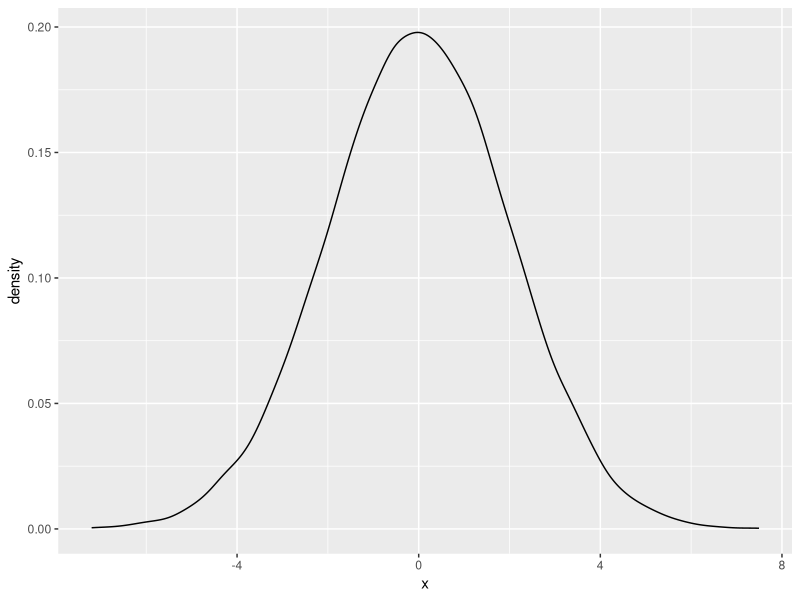
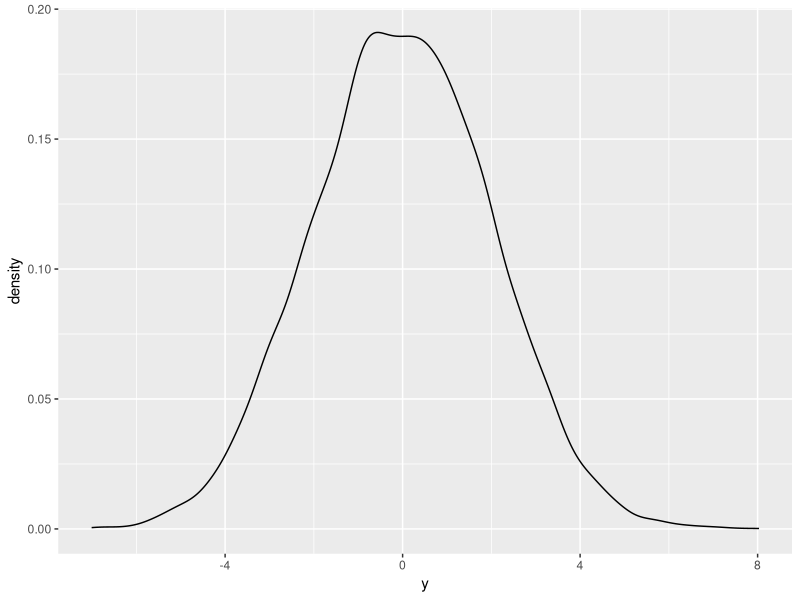
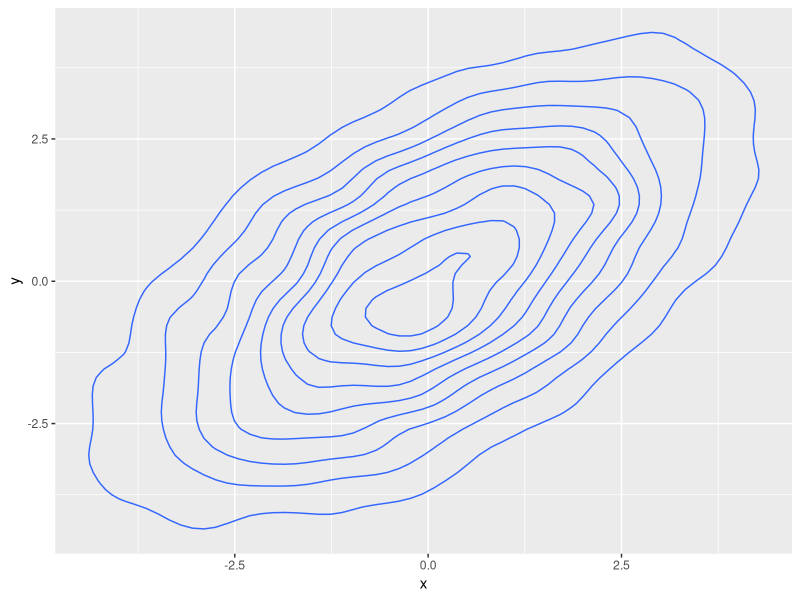
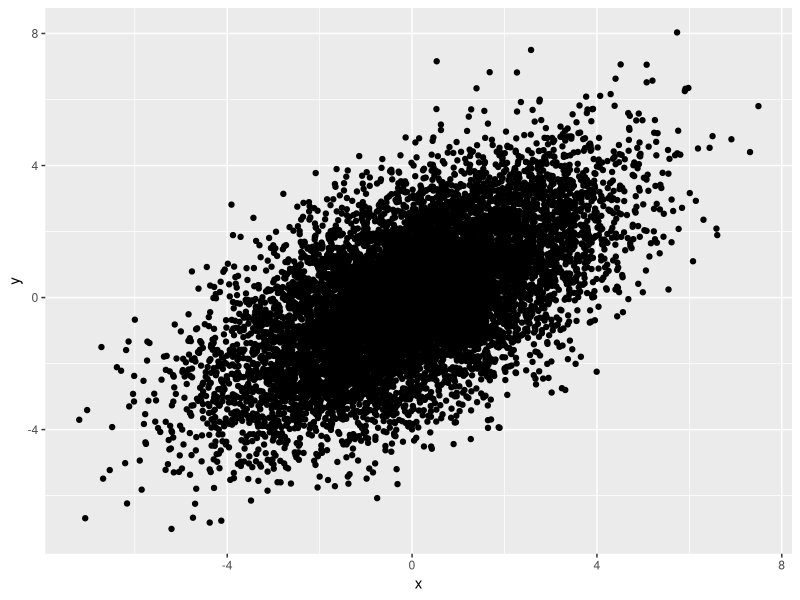
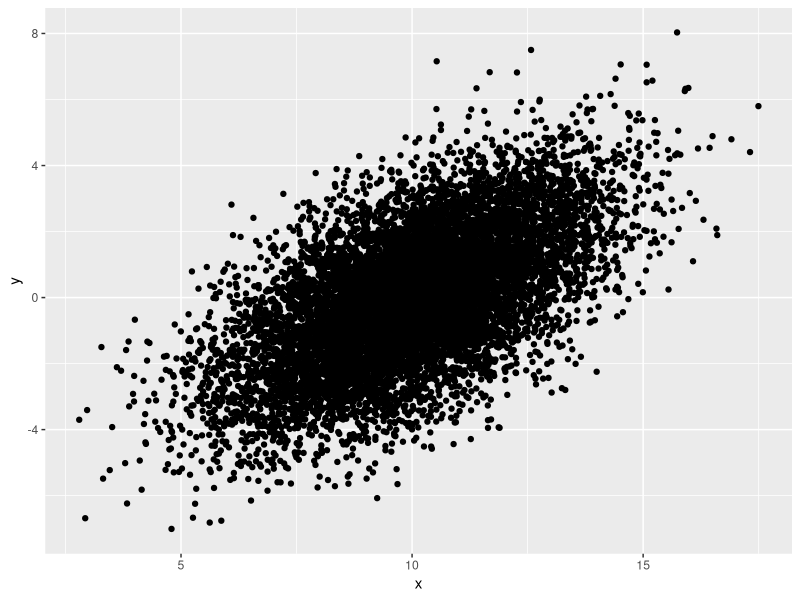
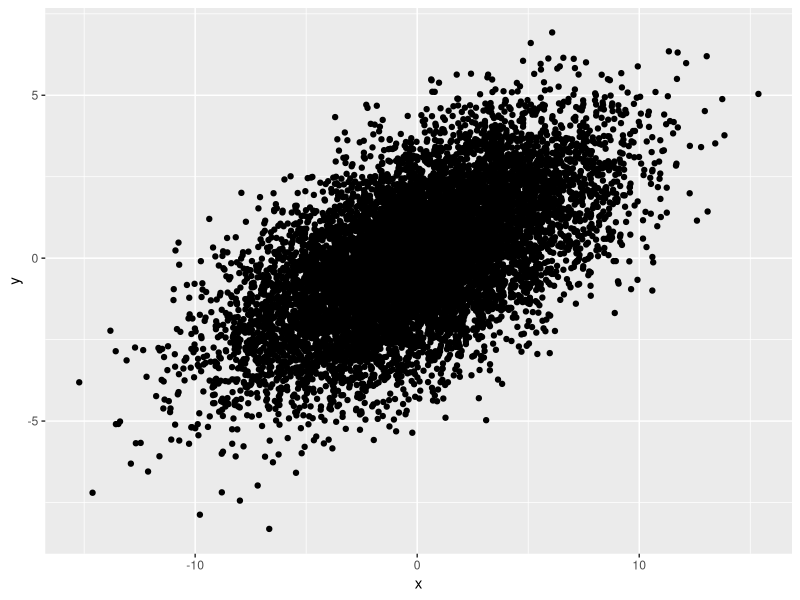
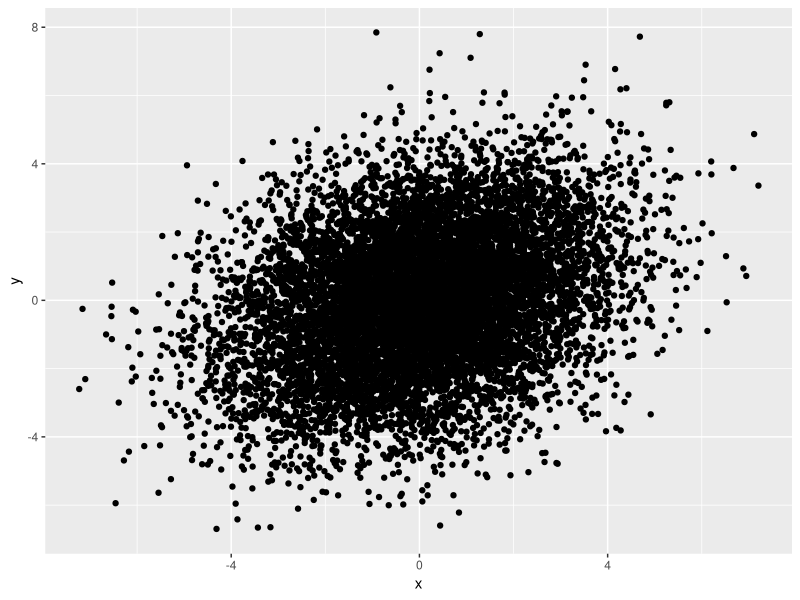
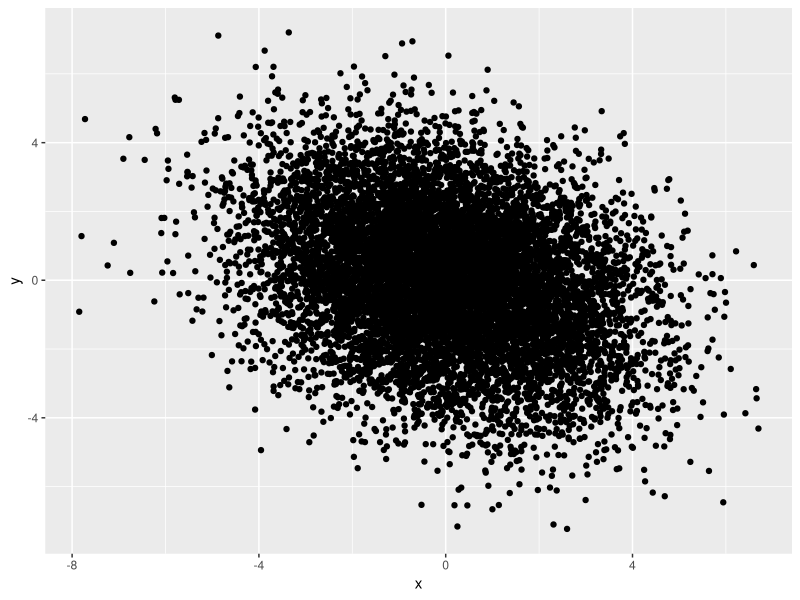

The R script that drew these images, in order:
#3 Aula diurno cap 7

library(ggplot2)
library(tidyverse)

# vetor de médias
set.seed(123)
vetor_media <- c(0,0)

sigma_x <- 2
sigma_y <- 2
rho <- .6

matriz_var_cov <- matrix(c(sigma_x^2, rho*sigma_x*sigma_y, 
                           rho*sigma_x*sigma_y, sigma_y^2 ),
                         nrow=2)

norm_bivariada <- MASS::mvrnorm(n = 10000,
                                mu = vetor_media, Sigma  = matriz_var_cov)

bivariada_tibble1 <- as_tibble(norm_bivariada, 
                               .name_repair =
                                 "universal") %>%
  rename(x = '...1', 
         y = '...2')

bivariada_tibble1 %>%
  ggplot(aes(x)) + geom_density()

bivariada_tibble1 %>%
  ggplot(aes(y)) + geom_density()

bivariada_tibble1 %>%
  ggplot(aes(x, y)) + geom_density_2d()

bivariada_tibble1 %>%
  ggplot(aes(x, y)) + geom_point()

bivariada_tibble1 <- bivariada_tibble1 %>%
  mutate(x = x + 10)

bivariada_tibble1 %>%
  ggplot(aes(x, y)) + geom_point()

# var (x) é 16
set.seed(123)
vetor_media <- c(0,0)

sigma_x <- 4
sigma_y <- 2
rho <- .6

matriz_var_cov <- matrix(c(sigma_x^2, rho*sigma_x*sigma_y, 
                           rho*sigma_x*sigma_y, sigma_y^2 ),
                         nrow=2)

norm_bivariada <- MASS::mvrnorm(n = 10000,
                                mu = vetor_media, Sigma  = matriz_var_cov)

bivariada_tibble1 <- as_tibble(norm_bivariada, 
                               .name_repair =
                                 "universal") %>%
  rename(x = '...1', 
         y = '...2')

bivariada_tibble1 %>%
  ggplot(aes(x, y)) + geom_point()


#correlação é .3
set.seed(123)
vetor_media <- c(0,0)

sigma_x <- 2
sigma_y <- 2
rho <- .3

matriz_var_cov <- matrix(c(sigma_x^2, rho*sigma_x*sigma_y, 
                           rho*sigma_x*sigma_y, sigma_y^2 ),
                         nrow=2)

norm_bivariada <- MASS::mvrnorm(n = 10000,
                                mu = vetor_media, Sigma  = matriz_var_cov)

bivariada_tibble1 <- as_tibble(norm_bivariada, 
                               .name_repair =
                                 "universal") %>%
  rename(x = '...1', 
         y = '...2')

bivariada_tibble1 %>%
  ggplot(aes(x, y)) + geom_point()


#correlação é -.3
set.seed(123)
vetor_media <- c(0,0)

sigma_x <- 2
sigma_y <- 2
rho <- -.3

matriz_var_cov <- matrix(c(sigma_x^2, rho*sigma_x*sigma_y, 
                           rho*sigma_x*sigma_y, sigma_y^2 ),
                         nrow=2)

norm_bivariada <- MASS::mvrnorm(n = 10000,
                                mu = vetor_media, Sigma  = matriz_var_cov)

bivariada_tibble1 <- as_tibble(norm_bivariada, 
                               .name_repair =
                                 "universal") %>%
  rename(x = '...1', 
         y = '...2')

bivariada_tibble1 %>%
  ggplot(aes(x, y)) + geom_point()

#correlação é -.9
set.seed(123)
vetor_media <- c(0,0)

sigma_x <- 2
sigma_y <- 2
rho <- -.9

matriz_var_cov <- matrix(c(sigma_x^2, rho*sigma_x*sigma_y, 
                           rho*sigma_x*sigma_y, sigma_y^2 ),
                         nrow=2)

norm_bivariada <- MASS::mvrnorm(n = 10000,
                                mu = vetor_media, Sigma  = matriz_var_cov)

bivariada_tibble1 <- as_tibble(norm_bivariada, 
                               .name_repair =
                                 "universal") %>%
  rename(x = '...1', 
         y = '...2')

bivariada_tibble1 %>%
  ggplot(aes(x, y)) + geom_point()

# Plug-in estimators
# cálculo manual

(beta_hat <- cov(bivariada_tibble1$x,
                 bivariada_tibble1$y)/var(bivariada_tibble1$x))

(alpha_hat <- mean(bivariada_tibble1$y) - 
  beta_hat*mean(bivariada_tibble1$x))

reg <- lm(y ~x, data=bivariada_tibble1)
summary(reg)

##################
## Entendendo o erro padrão do beta_hat
############

# 1. mudando a variância do erro
set.seed(123)
vetor_media <- c(0,0)

n <- 1000
sigma_x <- 2
sigma_y <- c(2,4,6,8)
rho <- -.9

lista_mat_var_cov <- list()
lista_bi_norm <- list()
for (i in 1:4) {
  lista_mat_var_cov[[i]] <- matrix(c(sigma_x^2, 
                                     rho*sigma_x*sigma_y[i], 
                                rho*sigma_x*sigma_y[i], 
                                sigma_y[i]^2 ),
                              nrow=2)
  
  aux <- MASS::mvrnorm(n = n,
                       mu = vetor_media,
                       Sigma  = lista_mat_var_cov[[i]])
  
  lista_bi_norm[[i]] <- as_tibble(aux, 
                                  .name_repair =
                                    "universal") %>%
    rename(x = '...1', 
           y = '...2')
  
}

lista_bi_norm[[1]] %>%
  ggplot(aes(x, y)) + geom_point() +
  geom_smooth(method="lm", se=F)

lista_bi_norm[[2]] %>%
  ggplot(aes(x, y)) + geom_point() +
  geom_smooth(method="lm", se=F)

lista_bi_norm[[3]] %>%
  ggplot(aes(x, y)) + geom_point() +
  geom_smooth(method="lm", se=F)

lista_bi_norm[[4]] %>%
  ggplot(aes(x, y)) + geom_point() +
  geom_smooth(method="lm", se=F)

# computando o "erro" (na verdade é resíduo, mas vamos fingir que é o erro)

reg1 <- lm(y ~ x, data = lista_bi_norm[[1]])
prev1 <- predict(reg1)
erro1 <- lista_bi_norm[[1]]$y - prev1
var(erro1)
sd(erro1)

# erro para banco de dados 2
reg2 <- lm(y ~ x, data = lista_bi_norm[[2]])
prev2 <- predict(reg2)
erro2 <- lista_bi_norm[[2]]$y - prev2
var(erro2)
sd(erro2)

# var erro 3 banco dados
reg3 <- lm(y ~ x, data = lista_bi_norm[[3]])
prev3 <- predict(reg3)
erro3 <- lista_bi_norm[[3]]$y - prev3
var(erro3)
sd(erro3)

# var erro 4o banco dados
reg4 <- lm(y ~ x, data = lista_bi_norm[[4]])
prev4 <- predict(reg4)
erro4 <- lista_bi_norm[[4]]$y - prev4
var(erro4)
sd(erro4)

df_var_erro <- data.frame(var_erro = c(var(erro1),
                                       var(erro2), 
                                       var(erro3),
                                       var(erro4)))
# 
# head(sort(prev1, decreasing = T))
# head(sort(lista_bi_norm[[1]]$y, decreasing=T))

## Aumentando a variância amostral do X
set.seed(123)
vetor_media <- c(0,0)

sigma_x <- 2
sigma_y <- 2
rho <- -.9
# gerando uma população de 100k observações
matriz_var_cov <- matrix(c(sigma_x^2, rho*sigma_x*sigma_y, 
                           rho*sigma_x*sigma_y, sigma_y^2 ),
                         nrow=2)

norm_bivariada <- MASS::mvrnorm(n = 100000,
                                mu = vetor_media, Sigma  = matriz_var_cov)

bivariada_tibble1 <- as_tibble(norm_bivariada, 
                               .name_repair =
                                 "universal") %>%
  rename(x = '...1', 
         y = '...2')

# olhyando primeiro e terceiro quartis
summary(bivariada_tibble1$x)

amostra_bivariada_tibble1 <- bivariada_tibble1 %>%
  filter(x > -1.35 & x < 1.35)

vec_beta_hat <- numeric()
vec_dp_x <- numeric()
for ( i in 1:100) {
  amostra <- amostra_bivariada_tibble1 %>%
    slice_sample(n=1000)
  vec_dp_x[i] <- sd(amostra$x)
  reg <- lm(y ~x , data=amostra)
  vec_beta_hat[i] <- coef(reg)[2]
}
head(vec_dp_x)

true_reg <- lm(y ~x , data=bivariada_tibble1) 
(true_beta <-  coef(true_reg)[2])
mean(vec_beta_hat) # -0.8991572
sd(vec_beta_hat) # 0.0387309

# variância do x será maior

vec_beta_hat <- numeric()
vec_dp_x <- numeric()
for ( i in 1:100) {
  amostra <- bivariada_tibble1 %>%
    slice_sample(n=1000)
  vec_dp_x[i] <- 0.01479609
  reg <- lm(y ~x , data=amostra)
  vec_beta_hat[i] <- coef(reg)[2]
}
head(vec_dp_x)

true_reg <- lm(y ~x , data=bivariada_tibble1) 
(true_beta <-  coef(true_reg)[2])
mean(vec_beta_hat) # -0.9000292
sd(vec_beta_hat) # 0.0387309
